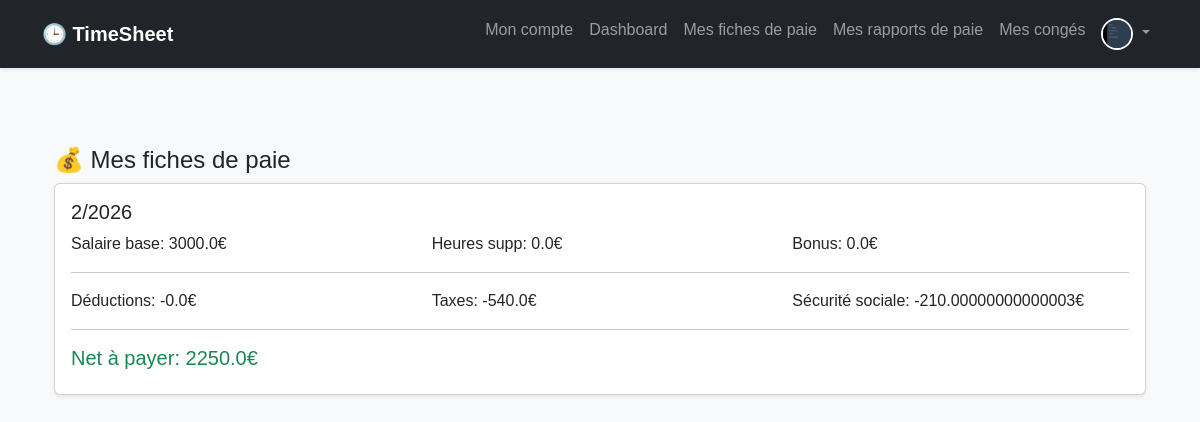
/user/payroll (signed in), run on the app's committed database.
### models.py (models this page shows, shortened)
class User(UserMixin, db.Model):
    id = db.Column(db.Integer, primary_key=True)
    nom = db.Column(db.String(100), nullable=False)
    prenom = db.Column(db.String(100), nullable=False)
    email = db.Column(db.String(120), unique=True, nullable=False)
    password_hash = db.Column(db.String(200), nullable=False)
    role = db.Column(db.String(20))  # admin, manager, consultant
    manager_id = db.Column(db.Integer, db.ForeignKey('user.id'))
    manager = db.relationship('User', remote_side=[id])
    project_id = db.Column(db.Integer, db.ForeignKey('project.id'))
    project = db.relationship('Project')
    must_change_password = db.Column(db.Boolean, default=True)
    profile_image = db.Column(db.String(255), default=None)  # chemin vers l'image de profil

class Payroll(db.Model):
    id = db.Column(db.Integer, primary_key=True)
    user_id = db.Column(db.Integer, db.ForeignKey('user.id'), nullable=False)
    month = db.Column(db.Integer, nullable=False)
    year = db.Column(db.Integer, nullable=False)
    base_salary = db.Column(db.Float, nullable=False)
    overtime_pay = db.Column(db.Float, default=0)
    bonus = db.Column(db.Float, default=0)
    deductions = db.Column(db.Float, default=0)   # absences, penalties, taxes
    taxes = db.Column(db.Float, default=0)
    social_security = db.Column(db.Float, default=0)
    net_salary = db.Column(db.Float, nullable=False)
    status = db.Column(db.String(20), default="generated")
    generated_at = db.Column(db.DateTime, default=datetime.utcnow)

### routes/user.py (the view)
@user_bp.route('/payroll')
@login_required
def user_payroll():
    payrolls = Payroll.query.filter_by(
        user_id=current_user.id
    ).order_by(Payroll.year.desc(), Payroll.month.desc()).all()
    return render_template('user/payroll.html', payrolls=payrolls)

### app.py (called while the page is built)
@login_manager.user_loader
def load_user(user_id):
    return User.query.get(int(user_id))

### templates/user/payroll.html
{% extends "base.html" %}
{% block content %}
<div class="container mt-4">
  <h4>💰 Mes fiches de paie</h4>
  {% for p in payrolls %}
  <div class="card shadow-sm p-3 mb-3">
    <h5>{{ p.month }}/{{ p.year }}</h5>
    <div class="row">
      <div class="col">Salaire base: {{ p.base_salary }}€</div>
      <div class="col">Heures supp: {{ p.overtime_pay }}€</div>
      <div class="col">Bonus: {{ p.bonus }}€</div>
    </div>
    <hr>
    <div class="row">
      <div class="col">Déductions: -{{ p.deductions }}€</div>
      <div class="col">Taxes: -{{ p.taxes }}€</div>
      <div class="col">Sécurité sociale: -{{ p.social_security }}€</div>
    </div>
    <hr>
    <h5 class="text-success">Net à payer: {{ p.net_salary }}€</h5>
  </div>
  {% endfor %}
</div>
{% endblock %}

### templates/base.html (shortened to what this page needs)
<!DOCTYPE html>
<html lang="fr">
<head>
    <link href="https://cdn.jsdelivr.net/npm/bootstrap@5.3.2/dist/css/bootstrap.min.css" rel="stylesheet">
    <link rel="stylesheet" href="{{ url_for('static', filename='style.css') }}">
</head>
<body class="bg-light">
<nav class="navbar navbar-expand-lg navbar-dark bg-dark shadow-sm">
  <div class="container">
    <a class="navbar-brand fw-bold" href="#">
        🕒 TimeSheet
    </a>
    {% if current_user.is_authenticated %}
    <div class="collapse navbar-collapse" id="navbarNav">
      <ul class="navbar-nav ms-auto">
        {% if current_user.is_authenticated %}
          {% if current_user.role == 'admin' %}
            <li class="nav-item">
              <a class="nav-link" href="{{ url_for('admin.dashboard') }}">Dashboard</a>
            </li>
            <li class="nav-item">
              <a class="nav-link" href="{{ url_for('admin.manage_users') }}">Gérer utilisateurs</a>
            </li>
            <!-- <li class="nav-item">
              <a class="nav-link" href="/admin/timesheet">Feuille de Temps</a>
            </li> -->
            <li class="nav-item">
              <a class="nav-link" href="{{ url_for('admin.create_user') }}">Créer utilisateur</a>
            </li>
             <li class="nav-item">
              <a class="nav-link" href="{{ url_for('admin.manage_vacations') }}">Congés</a>
            </li>
          {% else %}
            <li class="nav-item">
              <a class="nav-link" href="{{ url_for('user.user_profile') }}">Mon compte</a>
            </li>
            <li class="nav-item">
              <a class="nav-link" href="{{ url_for('user.user_dashboard') }}">Dashboard</a>
            </li>
            <li class="nav-item">
              <a class="nav-link" href="{{ url_for('user.user_payroll') }}">Mes fiches de paie</a>
            </li>
            <li class="nav-item">
              <a class="nav-link" href="{{ url_for('user.user_payslips') }}">Mes rapports de paie</a>
            </li>
            <li class="nav-item">
              <a class="nav-link" href="{{ url_for('user.user_vacation') }}">Mes congés</a>
            </li>
          {% endif %}
          <li class="nav-item dropdown">
            <a class="nav-link dropdown-toggle" href="#" id="profileDropdown" role="button" data-bs-toggle="dropdown" aria-expanded="false">
              <img src="{{ url_for('static', filename='profile_images/' + (current_user.profile_image or 'default.png')) }}"
                   alt="Profile" class="navbar-profile-img rounded-circle" width="32" height="32">
            </a>
          </li>
        {% else %}
          <li class="nav-item">
            <a class="nav-link" href="/">Accueil</a>
          </li>
        {% endif %}
      </ul>
    </div>
    {% endif %}
  </div>
</nav>
<body>
<main class="container my-4">
    {% block content %}{% endblock %}
</main>
</body>
</html>

### static/style.css (style rules this page uses)
body { font-family: Arial, sans-serif; background-color: #f5f6fa; margin: 0; padding: 0; }
main { padding: 30px; }
.navbar { background-color: #34495e; padding: 10px 20px; }
.navbar-profile-img { border: 2px solid #fff; cursor: pointer; transition: transform 0.2s; }

### data on the page
User: profile_image (picture)
Payroll: month "2", year "2026", base_salary "3000.0", overtime_pay "0.0", bonus "0.0", deductions "0.0", taxes "540.0", social_security "210.00000000000003", net_salary "2250.0"
